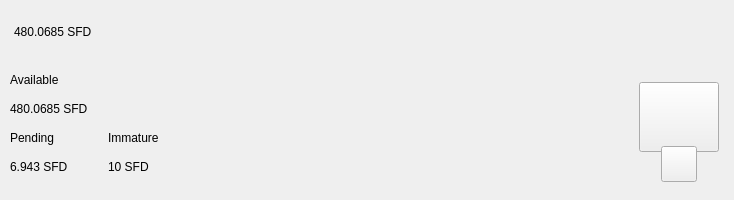
<?xml version="1.0" encoding="UTF-8"?>
<ui version="4.0">
 <class>TopBar</class>
 <widget class="QWidget" name="TopBar">
  <property name="geometry">
   <rect>
    <x>0</x>
    <y>0</y>
    <width>734</width>
    <height>200</height>
   </rect>
  </property>
  <property name="minimumSize">
   <size>
    <width>0</width>
    <height>200</height>
   </size>
  </property>
  <property name="maximumSize">
   <size>
    <width>16777215</width>
    <height>200</height>
   </size>
  </property>
  <property name="windowTitle">
   <string>Form</string>
  </property>
  <layout class="QVBoxLayout" name="verticalLayout_10" stretch="0">
   <property name="spacing">
    <number>0</number>
   </property>
   <property name="leftMargin">
    <number>0</number>
   </property>
   <property name="topMargin">
    <number>0</number>
   </property>
   <property name="rightMargin">
    <number>0</number>
   </property>
   <property name="bottomMargin">
    <number>0</number>
   </property>
   <item>
    <widget class="PFBorderImage" name="containerTop">
     <layout class="QVBoxLayout" name="verticalLayout_11">
      <property name="spacing">
       <number>0</number>
      </property>
      <property name="leftMargin">
       <number>0</number>
      </property>
      <property name="topMargin">
       <number>0</number>
      </property>
      <property name="rightMargin">
       <number>0</number>
      </property>
      <property name="bottomMargin">
       <number>0</number>
      </property>
      <item>
       <widget class="QWidget" name="top_container_2" native="true">
        <property name="minimumSize">
         <size>
          <width>0</width>
          <height>65</height>
         </size>
        </property>
        <layout class="QHBoxLayout" name="top_container">
         <property name="spacing">
          <number>0</number>
         </property>
         <property name="leftMargin">
          <number>14</number>
         </property>
         <property name="topMargin">
          <number>0</number>
         </property>
         <property name="rightMargin">
          <number>14</number>
         </property>
         <property name="bottomMargin">
          <number>0</number>
         </property>
         <item alignment="Qt::AlignVCenter">
          <widget class="QWidget" name="widgetTopAmount" native="true">
           <property name="sizePolicy">
            <sizepolicy hsizetype="Preferred" vsizetype="Maximum">
             <horstretch>0</horstretch>
             <verstretch>0</verstretch>
            </sizepolicy>
           </property>
           <layout class="QHBoxLayout" name="horizontalLayout_5">
            <property name="spacing">
             <number>0</number>
            </property>
            <property name="leftMargin">
             <number>0</number>
            </property>
            <property name="topMargin">
             <number>0</number>
            </property>
            <property name="rightMargin">
             <number>0</number>
            </property>
            <property name="bottomMargin">
             <number>0</number>
            </property>
            <item alignment="Qt::AlignTop">
             <widget class="QLabel" name="labelAmountTopSFD">
              <property name="minimumSize">
               <size>
                <width>0</width>
                <height>36</height>
               </size>
              </property>
              <property name="styleSheet">
               <string notr="true">padding:0px;margin:0px;</string>
              </property>
              <property name="text">
               <string notr="true">480.0685 SFD</string>
              </property>
             </widget>
            </item>
           </layout>
          </widget>
         </item>
         <item>
          <spacer name="horizontalSpacer">
           <property name="orientation">
            <enum>Qt::Horizontal</enum>
           </property>
           <property name="sizeHint" stdset="0">
            <size>
             <width>40</width>
             <height>20</height>
            </size>
           </property>
          </spacer>
         </item>
         <item>
          <layout class="QHBoxLayout" name="horizontalLayout_4">
           <property name="spacing">
            <number>12</number>
           </property>
           <property name="rightMargin">
            <number>0</number>
           </property>
           <item alignment="Qt::AlignRight">
            <widget class="QWidget" name="layoutSync" native="true">
             <property name="minimumSize">
              <size>
               <width>0</width>
               <height>36</height>
              </size>
             </property>
             <property name="maximumSize">
              <size>
               <width>16777215</width>
               <height>36</height>
              </size>
             </property>
             <layout class="QVBoxLayout" name="verticalLayout_9">
              <property name="leftMargin">
               <number>0</number>
              </property>
              <property name="topMargin">
               <number>0</number>
              </property>
              <property name="rightMargin">
               <number>0</number>
              </property>
              <property name="bottomMargin">
               <number>0</number>
              </property>
              <item>
               <widget class="ExpandableButton" name="pushButtonSync" native="true">
                <property name="minimumSize">
                 <size>
                  <width>36</width>
                  <height>36</height>
                 </size>
                </property>
                <property name="maximumSize">
                 <size>
                  <width>16777215</width>
                  <height>36</height>
                 </size>
                </property>
               </widget>
              </item>
             </layout>
            </widget>
           </item>
           <item>
            <widget class="ExpandableButton" name="pushButtonHDUpgrade" native="true">
             <property name="minimumSize">
              <size>
               <width>36</width>
               <height>36</height>
              </size>
             </property>
            </widget>
           </item>
           <item>
            <widget class="ExpandableButton" name="pushButtonStack" native="true">
             <property name="minimumSize">
              <size>
               <width>36</width>
               <height>36</height>
              </size>
             </property>
            </widget>
           </item>
           <item>
            <widget class="ExpandableButton" name="pushButtonColdStaking" native="true">
             <property name="minimumSize">
              <size>
               <width>36</width>
               <height>36</height>
              </size>
             </property>
            </widget>
           </item>
           <item>
            <widget class="ExpandableButton" name="pushButtonConnection" native="true">
             <property name="minimumSize">
              <size>
               <width>36</width>
               <height>36</height>
              </size>
             </property>
            </widget>
           </item>
           <item>
            <widget class="ExpandableButton" name="pushButtonTor" native="true">
             <property name="minimumSize">
              <size>
               <width>36</width>
               <height>36</height>
              </size>
             </property>
            </widget>
           </item>
           <item>
            <widget class="ExpandableButton" name="pushButtonLock" native="true">
             <property name="sizePolicy">
              <sizepolicy hsizetype="Expanding" vsizetype="Expanding">
               <horstretch>0</horstretch>
               <verstretch>0</verstretch>
              </sizepolicy>
             </property>
             <property name="minimumSize">
              <size>
               <width>36</width>
               <height>0</height>
              </size>
             </property>
            </widget>
           </item>
           <item>
            <widget class="ExpandableButton" name="pushButtonTheme" native="true">
             <property name="minimumSize">
              <size>
               <width>36</width>
               <height>36</height>
              </size>
             </property>
             <property name="maximumSize">
              <size>
               <width>16777215</width>
               <height>36</height>
              </size>
             </property>
            </widget>
           </item>
           <item>
            <widget class="ExpandableButton" name="pushButtonFAQ" native="true">
             <property name="minimumSize">
              <size>
               <width>36</width>
               <height>36</height>
              </size>
             </property>
            </widget>
           </item>
          </layout>
         </item>
        </layout>
       </widget>
      </item>
      <item>
       <widget class="QWidget" name="bottom_container" native="true">
        <property name="minimumSize">
         <size>
          <width>0</width>
          <height>135</height>
         </size>
        </property>
        <layout class="QHBoxLayout" name="botton_container">
         <property name="leftMargin">
          <number>10</number>
         </property>
         <property name="topMargin">
          <number>0</number>
         </property>
         <property name="rightMargin">
          <number>10</number>
         </property>
         <property name="bottomMargin">
          <number>10</number>
         </property>
         <item>
          <layout class="QHBoxLayout" name="horizontalLayout_3">
           <property name="bottomMargin">
            <number>9</number>
           </property>
           <item>
            <layout class="QVBoxLayout" name="verticalLayout_7">
             <property name="spacing">
              <number>0</number>
             </property>
             <property name="leftMargin">
              <number>0</number>
             </property>
             <property name="rightMargin">
              <number>30</number>
             </property>
             <item>
              <layout class="QVBoxLayout" name="verticalLayout_2">
               <item>
                <widget class="QLabel" name="labelTitle1">
                 <property name="text">
                  <string>Available</string>
                 </property>
                </widget>
               </item>
               <item>
                <widget class="QLabel" name="labelAmountSFD">
                 <property name="text">
                  <string notr="true">480.0685 SFD</string>
                 </property>
                </widget>
               </item>
              </layout>
             </item>
             <item>
              <layout class="QHBoxLayout" name="horizontalLayout_2">
               <property name="spacing">
                <number>0</number>
               </property>
               <item>
                <layout class="QVBoxLayout" name="verticalLayout_3">
                 <item>
                  <widget class="QLabel" name="labelTitle3">
                   <property name="text">
                    <string>Pending</string>
                   </property>
                  </widget>
                 </item>
                 <item>
                  <widget class="QLabel" name="labelPendingSFD">
                   <property name="text">
                    <string notr="true">6.943 SFD</string>
                   </property>
                  </widget>
                 </item>
                </layout>
               </item>
               <item>
                <spacer name="horizontalSpacer_3">
                 <property name="orientation">
                  <enum>Qt::Horizontal</enum>
                 </property>
                 <property name="sizeType">
                  <enum>QSizePolicy::Fixed</enum>
                 </property>
                 <property name="sizeHint" stdset="0">
                  <size>
                   <width>40</width>
                   <height>20</height>
                  </size>
                 </property>
                </spacer>
               </item>
               <item>
                <layout class="QVBoxLayout" name="verticalLayout_4">
                 <item>
                  <widget class="QLabel" name="labelTitle4">
                   <property name="text">
                    <string>Immature</string>
                   </property>
                  </widget>
                 </item>
                 <item>
                  <widget class="QLabel" name="labelImmatureSFD">
                   <property name="text">
                    <string notr="true">10 SFD</string>
                   </property>
                  </widget>
                 </item>
                </layout>
               </item>
              </layout>
             </item>
            </layout>
           </item>
          </layout>
         </item>
         <item>
          <spacer name="horizontalSpacer_2">
           <property name="orientation">
            <enum>Qt::Horizontal</enum>
           </property>
           <property name="sizeHint" stdset="0">
            <size>
             <width>40</width>
             <height>20</height>
            </size>
           </property>
          </spacer>
         </item>
         <item alignment="Qt::AlignHCenter|Qt::AlignVCenter">
          <widget class="QWidget" name="qrContainer" native="true">
           <property name="sizePolicy">
            <sizepolicy hsizetype="Preferred" vsizetype="Minimum">
             <horstretch>0</horstretch>
             <verstretch>0</verstretch>
            </sizepolicy>
           </property>
           <property name="minimumSize">
            <size>
             <width>90</width>
             <height>110</height>
            </size>
           </property>
           <property name="maximumSize">
            <size>
             <width>90</width>
             <height>110</height>
            </size>
           </property>
           <layout class="QVBoxLayout" name="containerQR">
            <property name="spacing">
             <number>0</number>
            </property>
            <property name="leftMargin">
             <number>5</number>
            </property>
            <property name="topMargin">
             <number>10</number>
            </property>
            <property name="rightMargin">
             <number>5</number>
            </property>
            <property name="bottomMargin">
             <number>0</number>
            </property>
            <item>
             <widget class="QPushButton" name="btnQr">
              <property name="minimumSize">
               <size>
                <width>70</width>
                <height>70</height>
               </size>
              </property>
              <property name="maximumSize">
               <size>
                <width>16777215</width>
                <height>70</height>
               </size>
              </property>
              <property name="focusPolicy">
               <enum>Qt::NoFocus</enum>
              </property>
              <property name="text">
               <string/>
              </property>
              <property name="iconSize">
               <size>
                <width>70</width>
                <height>70</height>
               </size>
              </property>
             </widget>
            </item>
            <item>
             <spacer name="verticalSpacer">
              <property name="orientation">
               <enum>Qt::Vertical</enum>
              </property>
              <property name="sizeType">
               <enum>QSizePolicy::Fixed</enum>
              </property>
              <property name="sizeHint" stdset="0">
               <size>
                <width>20</width>
                <height>20</height>
               </size>
              </property>
             </spacer>
            </item>
            <item alignment="Qt::AlignHCenter|Qt::AlignBottom">
             <widget class="QPushButton" name="pushButtonQR">
              <property name="minimumSize">
               <size>
                <width>36</width>
                <height>36</height>
               </size>
              </property>
              <property name="maximumSize">
               <size>
                <width>36</width>
                <height>36</height>
               </size>
              </property>
              <property name="focusPolicy">
               <enum>Qt::NoFocus</enum>
              </property>
              <property name="text">
               <string/>
              </property>
             </widget>
            </item>
           </layout>
          </widget>
         </item>
        </layout>
       </widget>
      </item>
     </layout>
    </widget>
   </item>
  </layout>
 </widget>
 <customwidgets>
  <customwidget>
   <class>ExpandableButton</class>
   <extends>QWidget</extends>
   <header>qt/safedeal/expandablebutton.h</header>
   <container>1</container>
  </customwidget>
  <customwidget>
   <class>PFBorderImage</class>
   <extends>QFrame</extends>
   <header>qt/safedeal/pfborderimage.h</header>
   <container>1</container>
  </customwidget>
 </customwidgets>
 <resources/>
 <connections/>
</ui>
